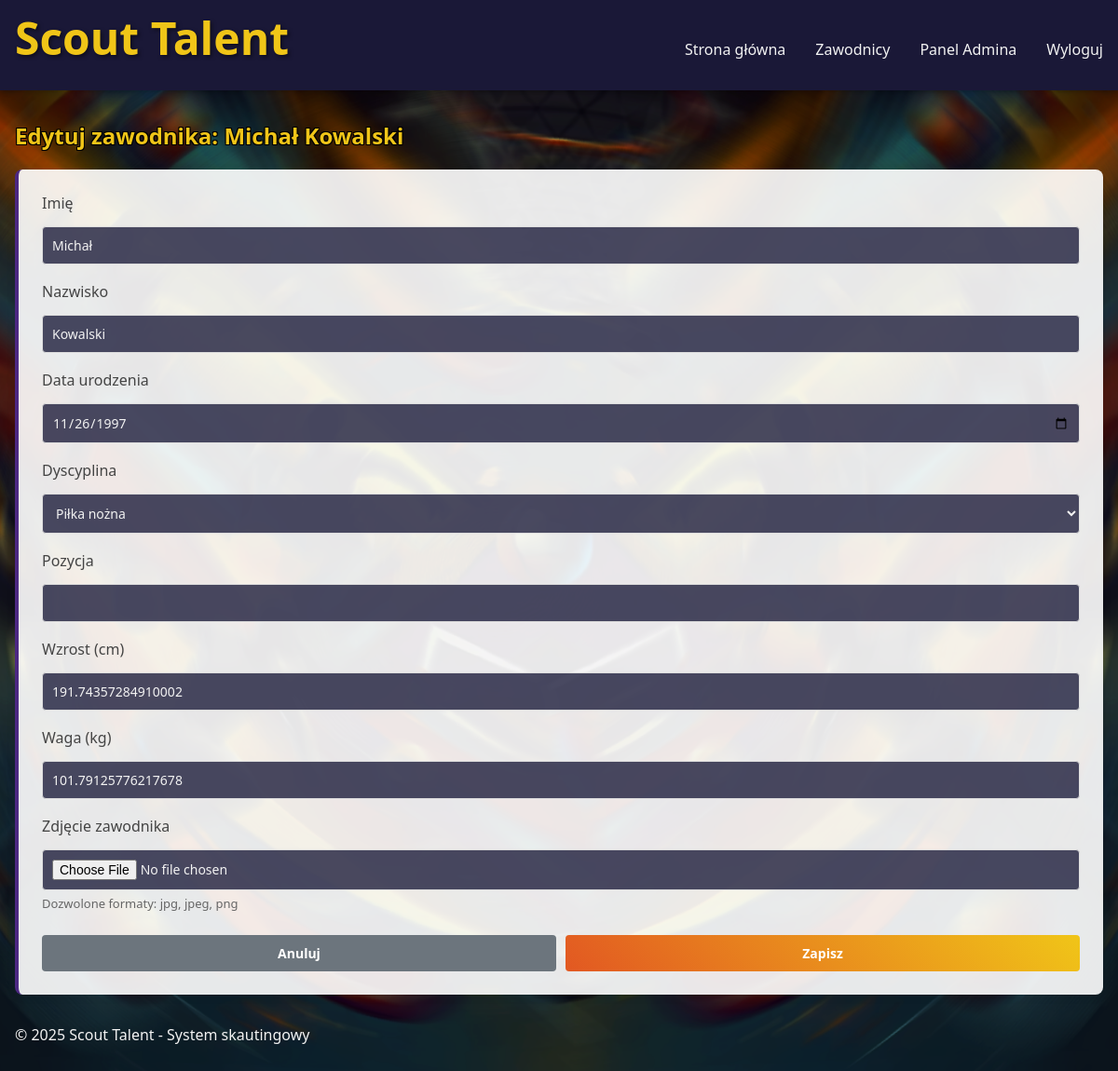
The app's page /players/edit/1 (signed in), older data.
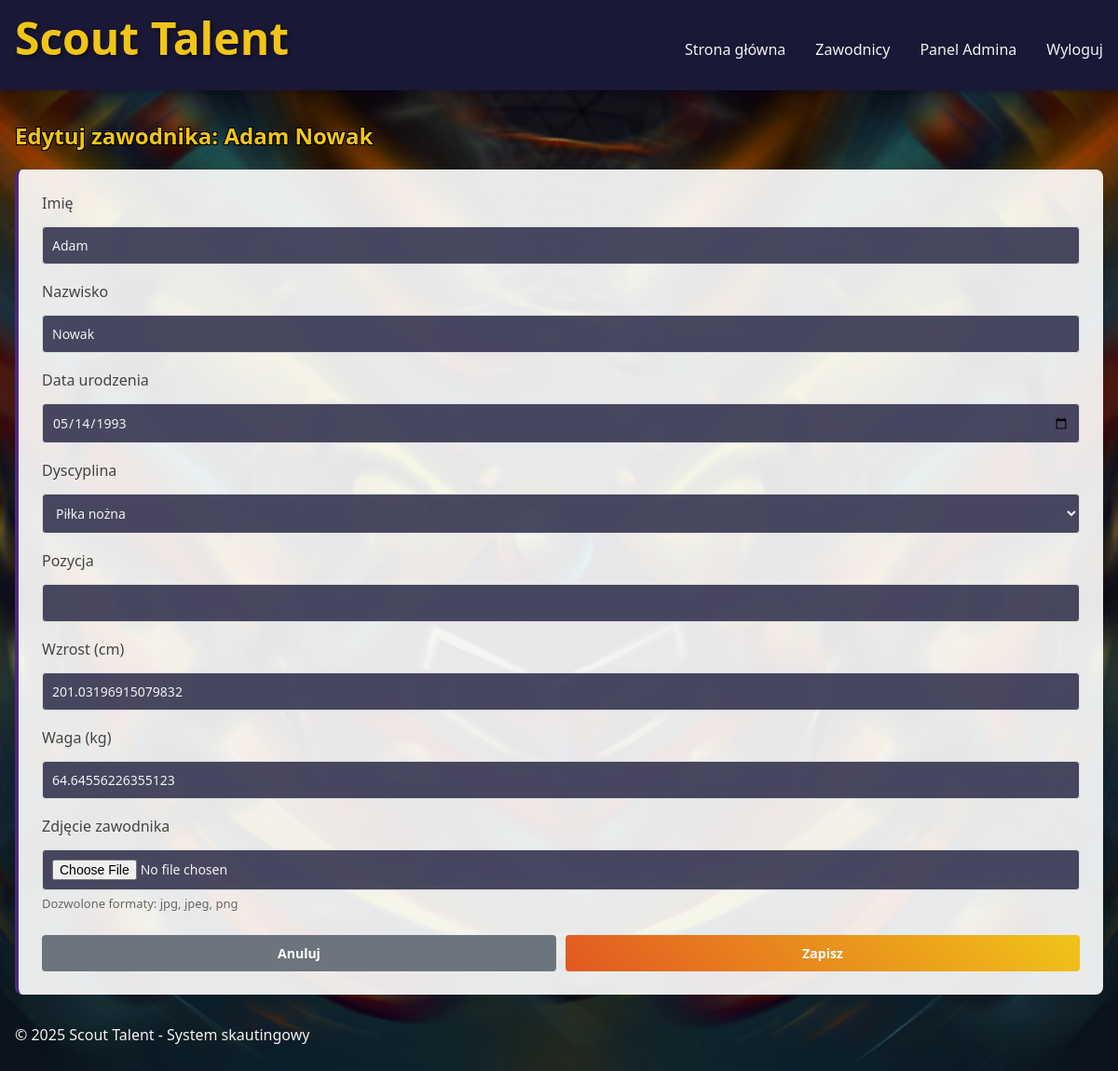
The same page, newer data.
### app/models.py (models this page shows)
class Player(db.Model):
    id = db.Column(db.Integer, primary_key=True)
    first_name = db.Column(db.String(64), nullable=False)
    last_name = db.Column(db.String(64), nullable=False)
    height = db.Column(db.Float)  # w cm
    weight = db.Column(db.Float)  # w kg
    birth_date = db.Column(db.Date)
    position = db.Column(db.String(64))
    photo = db.Column(db.String(255), nullable=True)  # Path to player photo
    is_amateur = db.Column(db.Boolean, default=False)  # True for amateur players, False for professional
    sport_id = db.Column(db.Integer, db.ForeignKey('sport.id'))
    scout_id = db.Column(db.Integer, db.ForeignKey('user.id'))
    physical_tests = db.relationship('PhysicalTest', backref='player', lazy='dynamic')
    match_stats = db.relationship('MatchStat', backref='player', lazy='dynamic')

### app/routes/player_routes.py (the view, shortened to what this page needs)
@players.route('/edit/<int:player_id>', methods=['GET', 'POST'])
@login_required
def edit(player_id):
    player = Player.query.get_or_404(player_id)
    form = PlayerForm(obj=player)
    form.sport.choices = [(s.id, s.name) for s in Sport.query.all()]
    return render_template('player/edit.html', form=form, player=player)

### app/forms.py
class PlayerForm(FlaskForm):
    first_name = StringField('Imię', validators=[DataRequired()])
    last_name = StringField('Nazwisko', validators=[DataRequired()])
    birth_date = DateField('Data urodzenia', format='%Y-%m-%d', validators=[DataRequired()])
    sport = SelectField('Dyscyplina', coerce=int, validators=[DataRequired()])
    position = StringField('Pozycja', validators=[DataRequired()])
    height = FloatField('Wzrost (cm)', validators=[DataRequired()])
    weight = FloatField('Waga (kg)', validators=[DataRequired()])
    photo = FileField('Zdjęcie zawodnika', validators=[FileAllowed(['jpg', 'png', 'jpeg'], 'Tylko pliki obrazów!')])
    submit = SubmitField('Zapisz')

### app/models.py (called while the page is built)
@login_manager.user_loader
def load_user(id):
    return User.query.get(int(id))

### app/templates/player/edit.html (shortened to what this page needs)
{% extends 'base.html' %}
{% block content %}
<section class="form-section">
    <div class="header-section">
        <h1>Edytuj zawodnika: {{ player.first_name }} {{ player.last_name }}</h1>
    </div>
    <div class="card">
        <form method="POST" action="{{ url_for('players.edit', player_id=player.id) }}" enctype="multipart/form-data">
            <div class="form-group">
                {{ form.first_name.label }}
                {{ form.first_name(class="form-control") }}
            </div>
            <div class="form-group">
                {{ form.last_name.label }}
                {{ form.last_name(class="form-control") }}
            </div>
            <div class="form-group">
                {{ form.birth_date.label }}
                {{ form.birth_date(class="form-control") }}
            </div>
            <div class="form-group">
                {{ form.sport.label }}
                {{ form.sport(class="form-control") }}
            </div>
            <div class="form-group">
                {{ form.position.label }}
                {{ form.position(class="form-control") }}
            </div>
            <div class="form-group">
                {{ form.height.label }}
                {{ form.height(class="form-control") }}
            </div>
            <div class="form-group">
                {{ form.weight.label }}
                {{ form.weight(class="form-control") }}
            </div>
            <div class="form-group">
                {{ form.photo.label }}
                {{ form.photo(class="form-control") }}
                <small class="form-text text-muted">Dozwolone formaty: jpg, jpeg, png</small>
            </div>
            <div class="form-actions">
                <a href="{{ url_for('players.detail', player_id=player.id) }}" class="btn btn-secondary">Anuluj</a>
                {{ form.submit(class="btn btn-primary") }}
            </div>
        </form>
    </div>
</section>
{% endblock %}

Row changes from the older to the newer data that the page shows:
changed Player "Piłka nożna": first_name "Michał" → "Adam"; last_name "Kowalski" → "Nowak"; birth_date "11/26/1997" → "05/14/1993"; height "191.74357284910002" → "201.03196915079832"; weight "101.79125776217678" → "64.64556226355123"
